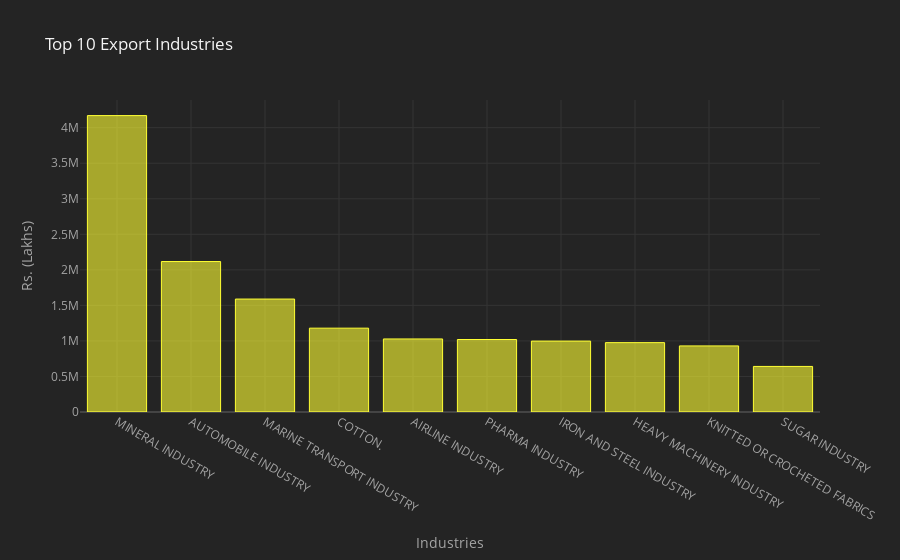

This figure's notebook cell:
### Markdown cell above
# Top 10 Export Industries

### Code cell
top10.iplot(kind = 'bar',x = 'Abv', y = 'Total Exports',theme = 'henanigans' ,colors = ['Yellow'],
           title = 'Top 10 Export Industries',yTitle = 'Rs. (Lakhs)', xTitle = 'Industries')

### Figure 1 — Plotly figure (JSON) as saved in the notebook; plotly's stock layout.template omitted (floating-point values rounded to 4 significant figures)
{"data": [{"marker": {"color": "rgba(255, 255, 51, 0.6)", "line": {"color": "rgba(255, 255, 51, 1.0)", "width": 1}}, "name": "Total Exports", "orientation": "v", "text": "", "type": "bar", "x": ["MINERAL INDUSTRY", "AUTOMOBILE INDUSTRY", "MARINE TRANSPORT INDUSTRY", "COTTON.  ", "AIRLINE INDUSTRY", "PHARMA INDUSTRY", "IRON AND STEEL INDUSTRY", "HEAVY MACHINERY INDUSTRY", "KNITTED OR CROCHETED FABRICS", "SUGAR INDUSTRY"], "y": [4170000.0, 2117000.0, 1589000.0, 1179000.0, 1028000.0, 1020000.0, 997700.0, 976000.0, 929600.0, 641100.0]}], "layout": {"legend": {"bgcolor": "#242424", "font": {"color": "#F4F4F4"}}, "paper_bgcolor": "#242424", "plot_bgcolor": "#242424", "title": {"font": {"color": "#F4F4F4"}, "text": "Top 10 Export Industries"}, "xaxis": {"gridcolor": "#343434", "showgrid": true, "tickfont": {"color": "#A4A4A4"}, "title": {"font": {"color": "#A4A4A4"}, "text": "Industries"}, "zerolinecolor": "#444444"}, "yaxis": {"gridcolor": "#343434", "showgrid": true, "tickfont": {"color": "#A4A4A4"}, "title": {"font": {"color": "#A4A4A4"}, "text": "Rs. (Lakhs)"}, "zerolinecolor": "#444444"}}}
